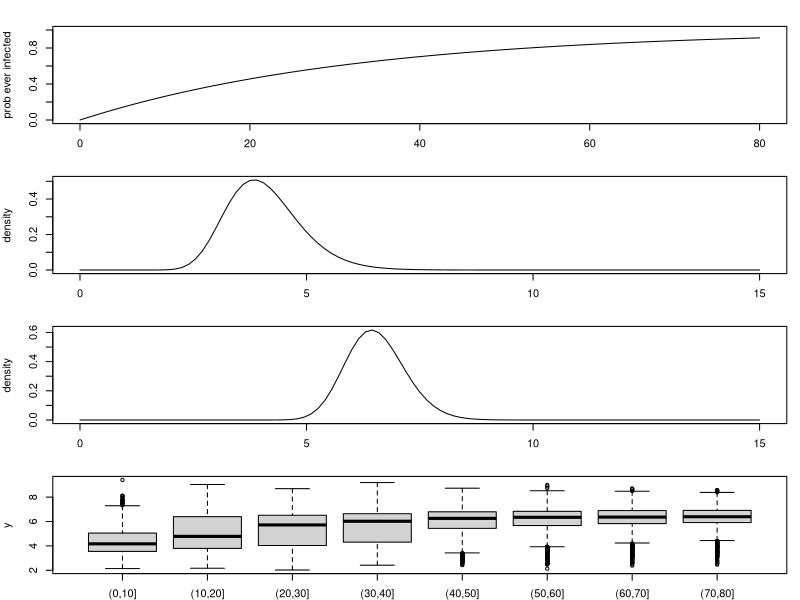

Here is the R script that generated this plot:
N <- 10000
age <- sample(1:80, size=N, replace=TRUE)
age_grp <- cut(age, breaks = c(0, 10, 20, 30, 40, 50, 60, 70, 80))

par(mfrow = c(4,1), mar=c(2,4,2,1))

## annual risk of infection (constant for now), with plot
p_infection <- 0.03
cum_risk_any_infection <- function(age, p_infection) 1-(1-p_infection)^age
curve(cum_risk_any_infection(x, p_infection = p_infection), 
      from=0, to=80, 
      ylim=c(0,1), ylab="prob ever infected")

## distributions of titers for infected vs. naives
meanlog_naive <- log(4)      ## 4 is median of never-infecteds
meanlog_infected <- log(6.5) ## 7 is median of never-infecteds
sdlog_naive <- 0.2
sdlog_infected <- 0.1

## plot the implied distributions
curve(dlnorm(x, meanlog=meanlog_naive, sdlog=sdlog_naive), from=0, to=15, ylab="density")
curve(dlnorm(x, meanlog=meanlog_infected, sdlog=sdlog_infected), from=0, to=15, ylab="density")

## compute the infections
p_any_infection <- 1-(1-p_infection)^age
any_infection <- rbinom(n=N, size=1, prob=p_any_infection)

## compute distribution of antibody levels
antibody_levels <- (1-any_infection) * rlnorm(N, meanlog = meanlog_naive, sdlog=sdlog_naive) +
  any_infection * rlnorm(N, meanlog = meanlog_infected, sdlog=sdlog_infected)

plot(age_grp, antibody_levels)
